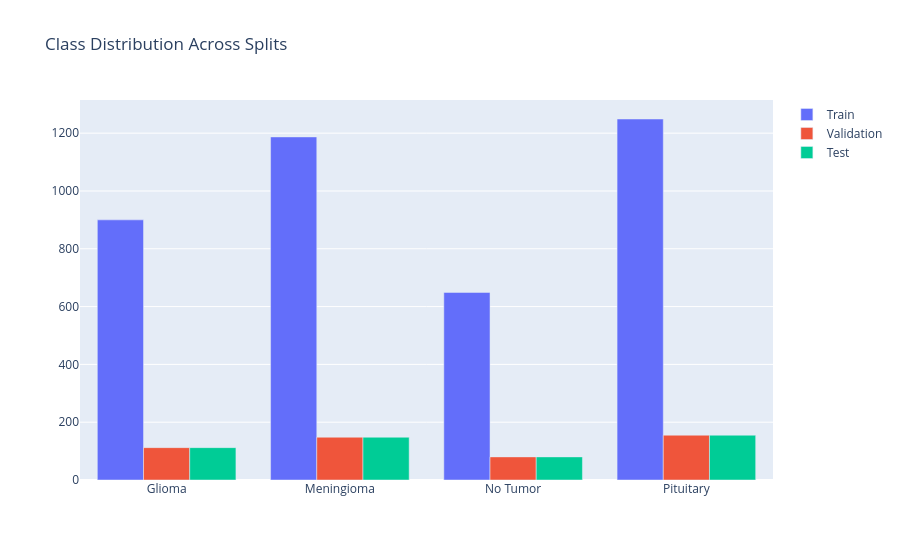

Here is the notebook cell this chart was saved with:
### Markdown cell above
## Class Distribution

### Code cell
def count_per_class(split_path):
    return [len(list((Path(split_path) / cls / "images").glob("*"))) for cls in classes]

eda_df = pd.DataFrame({
    "Class": classes,
    "Train": count_per_class(train_path),
    "Validation": count_per_class(val_path),
    "Test": count_per_class(test_path),
})
print(eda_df)

fig = go.Figure(data=[
    go.Bar(name="Train", x=eda_df["Class"], y=eda_df["Train"]),
    go.Bar(name="Validation", x=eda_df["Class"], y=eda_df["Validation"]),
    go.Bar(name="Test", x=eda_df["Class"], y=eda_df["Test"]),
])
fig.update_layout(barmode="group", title="Class Distribution Across Splits")
fig.show()

### Figure 1 — Plotly figure (JSON) as saved in the notebook; plotly's stock layout.template omitted (floating-point values rounded to 4 significant figures)
{"data": [{"name": "Train", "type": "bar", "x": ["Glioma", "Meningioma", "No Tumor", "Pituitary"], "y": [900, 1187, 649, 1249]}, {"name": "Validation", "type": "bar", "x": ["Glioma", "Meningioma", "No Tumor", "Pituitary"], "y": [112, 148, 80, 155]}, {"name": "Test", "type": "bar", "x": ["Glioma", "Meningioma", "No Tumor", "Pituitary"], "y": [112, 148, 80, 155]}], "layout": {"barmode": "group", "title": {"text": "Class Distribution Across Splits"}}}
